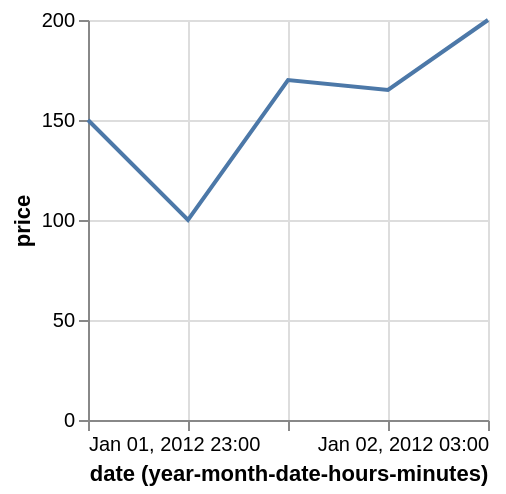

Write a Vega-Lite specification for this figure.
### Vega specification from a JSON file in a GitHub repository (floating-point values rounded to 4 significant figures)
{"$schema": "https://vega.github.io/schema/vega/v5.json", "description": "Using utc scale with local time input.", "background": "white", "padding": 5, "width": 200, "height": 200, "style": "cell", "data": [{"name": "source_0", "values": [{"date": "Sun, 01 Jan 2012 23:00:00", "price": 150}, {"date": "Sun, 02 Jan 2012 00:00:00", "price": 100}, {"date": "Sun, 02 Jan 2012 01:00:00", "price": 170}, {"date": "Sun, 02 Jan 2012 02:00:00", "price": 165}, {"date": "Sun, 02 Jan 2012 03:00:00", "price": 200}]}, {"name": "data_0", "source": "source_0", "transform": [{"type": "formula", "expr": "toDate(datum[\"date\"])", "as": "date"}, {"field": "date", "type": "timeunit", "units": ["year", "month", "date", "hours", "minutes"], "as": ["yearmonthdatehoursminutes_date", "yearmonthdatehoursminutes_date_end"]}]}], "marks": [{"name": "marks", "type": "line", "style": ["line"], "sort": {"field": "datum[\"yearmonthdatehoursminutes_date\"]"}, "from": {"data": "data_0"}, "encode": {"update": {"stroke": {"value": "#4c78a8"}, "x": {"scale": "x", "field": "yearmonthdatehoursminutes_date"}, "y": {"scale": "y", "field": "price"}, "defined": {"signal": "isValid(datum[\"yearmonthdatehoursminutes_date\"]) && isFinite(+datum[\"yearmonthdatehoursminutes_date\"]) && isValid(datum[\"price\"]) && isFinite(+datum[\"price\"])"}}}}], "scales": [{"name": "x", "type": "utc", "domain": {"data": "data_0", "field": "yearmonthdatehoursminutes_date"}, "range": [0, {"signal": "width"}]}, {"name": "y", "type": "linear", "domain": {"data": "data_0", "field": "price"}, "range": [{"signal": "height"}, 0], "nice": true, "zero": true}], "axes": [{"scale": "x", "orient": "bottom", "gridScale": "y", "grid": true, "tickCount": {"signal": "ceil(width/40)"}, "domain": false, "labels": false, "maxExtent": 0, "minExtent": 0, "ticks": false, "zindex": 0}, {"scale": "y", "orient": "left", "gridScale": "x", "grid": true, "tickCount": {"signal": "ceil(height/40)"}, "domain": false, "labels": false, "maxExtent": 0, "minExtent": 0, "ticks": false, "zindex": 0}, {"scale": "x", "orient": "bottom", "grid": false, "title": "date (year-month-date-hours-minutes)", "labelFlush": true, "labelOverlap": true, "tickCount": {"signal": "ceil(width/40)"}, "encode": {"labels": {"update": {"text": {"signal": "utcFormat(datum.value, timeUnitSpecifier([\"year\",\"month\",\"date\",\"hours\",\"minutes\"], {\"year-month\":\"%b %Y \",\"year-month-date\":\"%b %d, %Y \"}))"}}}}, "zindex": 0}, {"scale": "y", "orient": "left", "grid": false, "title": "price", "labelOverlap": true, "tickCount": {"signal": "ceil(height/40)"}, "zindex": 0}]}
